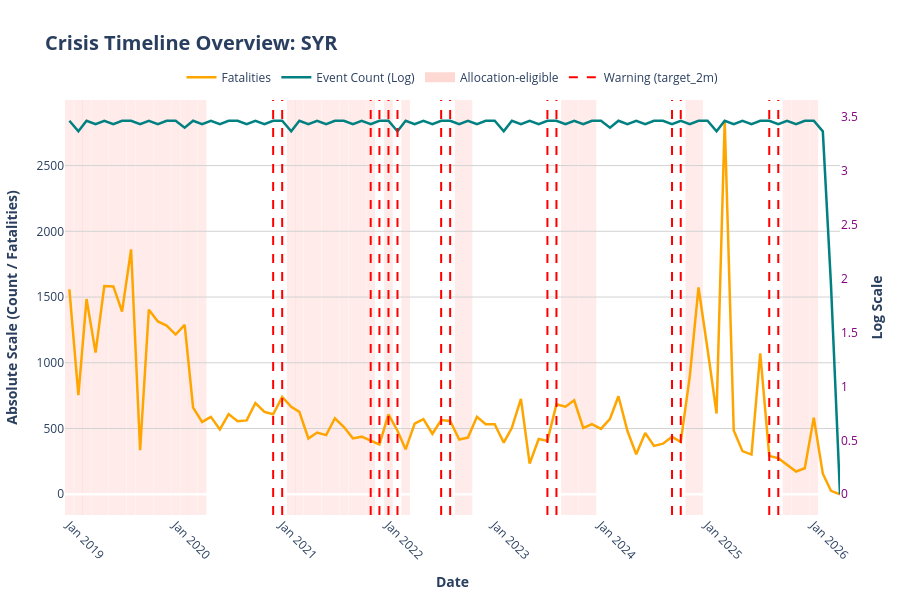

The cell this chart's notebook holds for it:
### Code cell
plot_full_crisis_timeline(
    df, 
    country_code="SYR",
    columns_to_plot=['fatalities', 'event_count']
)

### Figure 1 — Plotly figure (JSON) as saved in the notebook; plotly's stock layout.template omitted (floating-point values rounded to 4 significant figures)
{"data": [{"hovertemplate": "<b>Date:</b> %{x|%b %Y}<br><b>Fatalities:</b> %{y:,.0f}<extra></extra>", "line": {"color": "orange", "dash": "solid", "width": 2.5}, "mode": "lines", "name": "Fatalities", "type": "scatter", "x": ["2019-01-01T00:00:00.000000", "2019-02-01T00:00:00.000000", "2019-03-01T00:00:00.000000", "2019-04-01T00:00:00.000000", "2019-05-01T00:00:00.000000", "2019-06-01T00:00:00.000000", "2019-07-01T00:00:00.000000", "2019-08-01T00:00:00.000000", "2019-09-01T00:00:00.000000", "2019-10-01T00:00:00.000000", "2019-11-01T00:00:00.000000", "2019-12-01T00:00:00.000000", "2020-01-01T00:00:00.000000", "2020-02-01T00:00:00.000000", "2020-03-01T00:00:00.000000", "2020-04-01T00:00:00.000000", "2020-05-01T00:00:00.000000", "2020-06-01T00:00:00.000000", "2020-07-01T00:00:00.000000", "2020-08-01T00:00:00.000000", "2020-09-01T00:00:00.000000", "2020-10-01T00:00:00.000000", "2020-11-01T00:00:00.000000", "2020-12-01T00:00:00.000000", "2021-01-01T00:00:00.000000", "2021-02-01T00:00:00.000000", "2021-03-01T00:00:00.000000", "2021-04-01T00:00:00.000000", "2021-05-01T00:00:00.000000", "2021-06-01T00:00:00.000000", "2021-07-01T00:00:00.000000", "2021-08-01T00:00:00.000000", "2021-09-01T00:00:00.000000", "2021-10-01T00:00:00.000000", "2021-11-01T00:00:00.000000", "2021-12-01T00:00:00.000000", "2022-01-01T00:00:00.000000", "2022-02-01T00:00:00.000000", "2022-03-01T00:00:00.000000", "2022-04-01T00:00:00.000000", "2022-05-01T00:00:00.000000", "2022-06-01T00:00:00.000000", "2022-07-01T00:00:00.000000", "2022-08-01T00:00:00.000000", "2022-09-01T00:00:00.000000", "2022-10-01T00:00:00.000000", "2022-11-01T00:00:00.000000", "2022-12-01T00:00:00.000000", "2023-01-01T00:00:00.000000", "2023-02-01T00:00:00.000000", "2023-03-01T00:00:00.000000", "2023-04-01T00:00:00.000000", "2023-05-01T00:00:00.000000", "2023-06-01T00:00:00.000000", "2023-07-01T00:00:00.000000", "2023-08-01T00:00:00.000000", "2023-09-01T00:00:00.000000", "2023-10-01T00:00:00.000000", "2023-11-01T00:00:00.000000", "2023-12-01T00:00:00.000000", "2024-01-01T00:00:00.000000", "2024-02-01T00:00:00.000000", "2024-03-01T00:00:00.000000", "2024-04-01T00:00:00.000000", "2024-05-01T00:00:00.000000", "2024-06-01T00:00:00.000000", "2024-07-01T00:00:00.000000", "2024-08-01T00:00:00.000000", "2024-09-01T00:00:00.000000", "2024-10-01T00:00:00.000000", "2024-11-01T00:00:00.000000", "2024-12-01T00:00:00.000000", "2025-01-01T00:00:00.000000", "2025-02-01T00:00:00.000000", "2025-03-01T00:00:00.000000", "2025-04-01T00:00:00.000000", "2025-05-01T00:00:00.000000", "2025-06-01T00:00:00.000000", "2025-07-01T00:00:00.000000", "2025-08-01T00:00:00.000000", "2025-09-01T00:00:00.000000", "2025-10-01T00:00:00.000000", "2025-11-01T00:00:00.000000", "2025-12-01T00:00:00.000000", "2026-01-01T00:00:00.000000", "2026-02-01T00:00:00.000000", "2026-03-01T00:00:00.000000", "2026-04-01T00:00:00.000000"], "y": [1558.0, 754.0, 1485.0, 1077.0, 1584.0, 1581.0, 1390.0, 1863.0, 336.0, 1404.0, 1314.0, 1283.0, 1215.0, 1288.0, 659.0, 550.0, 589.0, 493.0, 610.0, 555.0, 562.0, 694.0, 626.0, 608.0, 740.0, 665.0, 627.0, 424.0, 469.0, 450.0, 578.0, 511.0, 425.0, 438.0, 408.0, 379.0, 608.0, 483.0, 342.0, 538.0, 572.0, 460.0, 565.0, 557.0, 416.0, 431.0, 589.0, 533.0, 533.0, 392.0, 506.0, 725.0, 233.0, 420.0, 406.0, 684.0, 666.0, 715.0, 504.0, 533.0, 497.0, 574.0, 745.0, 481.0, 304.0, 466.0, 368.0, 385.0, 437.0, 397.0, 897.0, 1573.0, 1105.0, 614.0, 2841.0, 485.0, 328.0, 302.0, 1072.0, 292.0, 274.0, 226.0, 173.0, 198.0, 583.0, 156.0, 26.0, 0.0], "yaxis": "y"}, {"customdata": [31.0, 28.0, 31.0, 30.0, 31.0, 30.0, 31.0, 31.0, 30.0, 31.0, 30.0, 31.0, 31.0, 29.0, 31.0, 30.0, 31.0, 30.0, 31.0, 31.0, 30.0, 31.0, 30.0, 31.0, 31.0, 28.0, 31.0, 30.0, 31.0, 30.0, 31.0, 31.0, 30.0, 31.0, 30.0, 31.0, 31.0, 28.0, 31.0, 30.0, 31.0, 30.0, 31.0, 31.0, 30.0, 31.0, 30.0, 31.0, 31.0, 28.0, 31.0, 30.0, 31.0, 30.0, 31.0, 31.0, 30.0, 31.0, 30.0, 31.0, 31.0, 29.0, 31.0, 30.0, 31.0, 30.0, 31.0, 31.0, 30.0, 31.0, 30.0, 31.0, 31.0, 28.0, 31.0, 30.0, 31.0, 30.0, 31.0, 31.0, 30.0, 31.0, 30.0, 31.0, 31.0, 28.0, 6.0, 0.0], "hovertemplate": "<b>Date:</b> %{x|%b %Y}<br><b>Event Count (Log) (Real):</b> %{customdata:,.0f}<br><b>Log(1+x):</b> %{y:.2f}<extra></extra>", "line": {"color": "teal", "dash": "solid", "width": 2.5}, "mode": "lines", "name": "Event Count (Log)", "type": "scatter", "x": ["2019-01-01T00:00:00.000000", "2019-02-01T00:00:00.000000", "2019-03-01T00:00:00.000000", "2019-04-01T00:00:00.000000", "2019-05-01T00:00:00.000000", "2019-06-01T00:00:00.000000", "2019-07-01T00:00:00.000000", "2019-08-01T00:00:00.000000", "2019-09-01T00:00:00.000000", "2019-10-01T00:00:00.000000", "2019-11-01T00:00:00.000000", "2019-12-01T00:00:00.000000", "2020-01-01T00:00:00.000000", "2020-02-01T00:00:00.000000", "2020-03-01T00:00:00.000000", "2020-04-01T00:00:00.000000", "2020-05-01T00:00:00.000000", "2020-06-01T00:00:00.000000", "2020-07-01T00:00:00.000000", "2020-08-01T00:00:00.000000", "2020-09-01T00:00:00.000000", "2020-10-01T00:00:00.000000", "2020-11-01T00:00:00.000000", "2020-12-01T00:00:00.000000", "2021-01-01T00:00:00.000000", "2021-02-01T00:00:00.000000", "2021-03-01T00:00:00.000000", "2021-04-01T00:00:00.000000", "2021-05-01T00:00:00.000000", "2021-06-01T00:00:00.000000", "2021-07-01T00:00:00.000000", "2021-08-01T00:00:00.000000", "2021-09-01T00:00:00.000000", "2021-10-01T00:00:00.000000", "2021-11-01T00:00:00.000000", "2021-12-01T00:00:00.000000", "2022-01-01T00:00:00.000000", "2022-02-01T00:00:00.000000", "2022-03-01T00:00:00.000000", "2022-04-01T00:00:00.000000", "2022-05-01T00:00:00.000000", "2022-06-01T00:00:00.000000", "2022-07-01T00:00:00.000000", "2022-08-01T00:00:00.000000", "2022-09-01T00:00:00.000000", "2022-10-01T00:00:00.000000", "2022-11-01T00:00:00.000000", "2022-12-01T00:00:00.000000", "2023-01-01T00:00:00.000000", "2023-02-01T00:00:00.000000", "2023-03-01T00:00:00.000000", "2023-04-01T00:00:00.000000", "2023-05-01T00:00:00.000000", "2023-06-01T00:00:00.000000", "2023-07-01T00:00:00.000000", "2023-08-01T00:00:00.000000", "2023-09-01T00:00:00.000000", "2023-10-01T00:00:00.000000", "2023-11-01T00:00:00.000000", "2023-12-01T00:00:00.000000", "2024-01-01T00:00:00.000000", "2024-02-01T00:00:00.000000", "2024-03-01T00:00:00.000000", "2024-04-01T00:00:00.000000", "2024-05-01T00:00:00.000000", "2024-06-01T00:00:00.000000", "2024-07-01T00:00:00.000000", "2024-08-01T00:00:00.000000", "2024-09-01T00:00:00.000000", "2024-10-01T00:00:00.000000", "2024-11-01T00:00:00.000000", "2024-12-01T00:00:00.000000", "2025-01-01T00:00:00.000000", "2025-02-01T00:00:00.000000", "2025-03-01T00:00:00.000000", "2025-04-01T00:00:00.000000", "2025-05-01T00:00:00.000000", "2025-06-01T00:00:00.000000", "2025-07-01T00:00:00.000000", "2025-08-01T00:00:00.000000", "2025-09-01T00:00:00.000000", "2025-10-01T00:00:00.000000", "2025-11-01T00:00:00.000000", "2025-12-01T00:00:00.000000", "2026-01-01T00:00:00.000000", "2026-02-01T00:00:00.000000", "2026-03-01T00:00:00.000000", "2026-04-01T00:00:00.000000"], "y": [3.466, 3.367, 3.466, 3.434, 3.466, 3.434, 3.466, 3.466, 3.434, 3.466, 3.434, 3.466, 3.466, 3.401, 3.466, 3.434, 3.466, 3.434, 3.466, 3.466, 3.434, 3.466, 3.434, 3.466, 3.466, 3.367, 3.466, 3.434, 3.466, 3.434, 3.466, 3.466, 3.434, 3.466, 3.434, 3.466, 3.466, 3.367, 3.466, 3.434, 3.466, 3.434, 3.466, 3.466, 3.434, 3.466, 3.434, 3.466, 3.466, 3.367, 3.466, 3.434, 3.466, 3.434, 3.466, 3.466, 3.434, 3.466, 3.434, 3.466, 3.466, 3.401, 3.466, 3.434, 3.466, 3.434, 3.466, 3.466, 3.434, 3.466, 3.434, 3.466, 3.466, 3.367, 3.466, 3.434, 3.466, 3.434, 3.466, 3.466, 3.434, 3.466, 3.434, 3.466, 3.466, 3.367, 1.946, 0.0], "yaxis": "y2"}, {"line": {"color": "salmon", "width": 10}, "mode": "lines", "name": "Allocation-eligible", "opacity": 0.3, "type": "scatter", "x": [null], "y": [null]}, {"line": {"color": "red", "dash": "dash", "width": 2}, "mode": "lines", "name": "Warning (target_2m)", "type": "scatter", "x": [null], "y": [null]}], "layout": {"height": 600, "hovermode": "closest", "legend": {"bgcolor": "rgba(255,255,255,0.8)", "orientation": "h", "x": 0.5, "xanchor": "center", "y": 1.02, "yanchor": "bottom"}, "margin": {"b": 60, "l": 60, "r": 60, "t": 100}, "plot_bgcolor": "white", "shapes": [{"fillcolor": "salmon", "layer": "below", "line": {"width": 0}, "opacity": 0.15, "type": "rect", "x0": "2018-12-17T00:00:00", "x1": "2019-01-16T00:00:00", "xref": "x", "y0": 0, "y1": 1, "yref": "y domain"}, {"fillcolor": "salmon", "layer": "below", "line": {"width": 0}, "opacity": 0.15, "type": "rect", "x0": "2019-01-17T00:00:00", "x1": "2019-02-16T00:00:00", "xref": "x", "y0": 0, "y1": 1, "yref": "y domain"}, {"fillcolor": "salmon", "layer": "below", "line": {"width": 0}, "opacity": 0.15, "type": "rect", "x0": "2019-02-14T00:00:00", "x1": "2019-03-16T00:00:00", "xref": "x", "y0": 0, "y1": 1, "yref": "y domain"}, {"fillcolor": "salmon", "layer": "below", "line": {"width": 0}, "opacity": 0.15, "type": "rect", "x0": "2019-03-17T00:00:00", "x1": "2019-04-16T00:00:00", "xref": "x", "y0": 0, "y1": 1, "yref": "y domain"}, {"fillcolor": "salmon", "layer": "below", "line": {"width": 0}, "opacity": 0.15, "type": "rect", "x0": "2019-04-16T00:00:00", "x1": "2019-05-16T00:00:00", "xref": "x", "y0": 0, "y1": 1, "yref": "y domain"}, {"fillcolor": "salmon", "layer": "below", "line": {"width": 0}, "opacity": 0.15, "type": "rect", "x0": "2019-05-17T00:00:00", "x1": "2019-06-16T00:00:00", "xref": "x", "y0": 0, "y1": 1, "yref": "y domain"}, {"fillcolor": "salmon", "layer": "below", "line": {"width": 0}, "opacity": 0.15, "type": "rect", "x0": "2019-06-16T00:00:00", "x1": "2019-07-16T00:00:00", "xref": "x", "y0": 0, "y1": 1, "yref": "y domain"}, {"fillcolor": "salmon", "layer": "below", "line": {"width": 0}, "opacity": 0.15, "type": "rect", "x0": "2019-07-17T00:00:00", "x1": "2019-08-16T00:00:00", "xref": "x", "y0": 0, "y1": 1, "yref": "y domain"}, {"fillcolor": "salmon", "layer": "below", "line": {"width": 0}, "opacity": 0.15, "type": "rect", "x0": "2019-08-17T00:00:00", "x1": "2019-09-16T00:00:00", "xref": "x", "y0": 0, "y1": 1, "yref": "y domain"}, {"fillcolor": "salmon", "layer": "below", "line": {"width": 0}, "opacity": 0.15, "type": "rect", "x0": "2019-09-16T00:00:00", "x1": "2019-10-16T00:00:00", "xref": "x", "y0": 0, "y1": 1, "yref": "y domain"}, {"fillcolor": "salmon", "layer": "below", "line": {"width": 0}, "opacity": 0.15, "type": "rect", "x0": "2019-10-17T00:00:00", "x1": "2019-11-16T00:00:00", "xref": "x", "y0": 0, "y1": 1, "yref": "y domain"}, {"fillcolor": "salmon", "layer": "below", "line": {"width": 0}, "opacity": 0.15, "type": "rect", "x0": "2019-11-16T00:00:00", "x1": "2019-12-16T00:00:00", "xref": "x", "y0": 0, "y1": 1, "yref": "y domain"}, {"fillcolor": "salmon", "layer": "below", "line": {"width": 0}, "opacity": 0.15, "type": "rect", "x0": "2019-12-17T00:00:00", "x1": "2020-01-16T00:00:00", "xref": "x", "y0": 0, "y1": 1, "yref": "y domain"}, {"fillcolor": "salmon", "layer": "below", "line": {"width": 0}, "opacity": 0.15, "type": "rect", "x0": "2020-01-17T00:00:00", "x1": "2020-02-16T00:00:00", "xref": "x", "y0": 0, "y1": 1, "yref": "y domain"}, {"fillcolor": "salmon", "layer": "below", "line": {"width": 0}, "opacity": 0.15, "type": "rect", "x0": "2020-02-15T00:00:00", "x1": "2020-03-16T00:00:00", "xref": "x", "y0": 0, "y1": 1, "yref": "y domain"}, {"fillcolor": "salmon", "layer": "below", "line": {"width": 0}, "opacity": 0.15, "type": "rect", "x0": "2020-03-17T00:00:00", "x1": "2020-04-16T00:00:00", "xref": "x", "y0": 0, "y1": 1, "yref": "y domain"}, {"fillcolor": "salmon", "layer": "below", "line": {"width": 0}, "opacity": 0.15, "type": "rect", "x0": "2021-01-17T00:00:00", "x1": "2021-02-16T00:00:00", "xref": "x", "y0": 0, "y1": 1, "yref": "y domain"}, {"fillcolor": "salmon", "layer": "below", "line": {"width": 0}, "opacity": 0.15, "type": "rect", "x0": "2021-02-14T00:00:00", "x1": "2021-03-16T00:00:00", "xref": "x", "y0": 0, "y1": 1, "yref": "y domain"}, {"fillcolor": "salmon", "layer": "below", "line": {"width": 0}, "opacity": 0.15, "type": "rect", "x0": "2021-03-17T00:00:00", "x1": "2021-04-16T00:00:00", "xref": "x", "y0": 0, "y1": 1, "yref": "y domain"}, {"fillcolor": "salmon", "layer": "below", "line": {"width": 0}, "opacity": 0.15, "type": "rect", "x0": "2021-04-16T00:00:00", "x1": "2021-05-16T00:00:00", "xref": "x", "y0": 0, "y1": 1, "yref": "y domain"}, {"fillcolor": "salmon", "layer": "below", "line": {"width": 0}, "opacity": 0.15, "type": "rect", "x0": "2021-05-17T00:00:00", "x1": "2021-06-16T00:00:00", "xref": "x", "y0": 0, "y1": 1, "yref": "y domain"}, {"fillcolor": "salmon", "layer": "below", "line": {"width": 0}, "opacity": 0.15, "type": "rect", "x0": "2021-06-16T00:00:00", "x1": "2021-07-16T00:00:00", "xref": "x", "y0": 0, "y1": 1, "yref": "y domain"}, {"fillcolor": "salmon", "layer": "below", "line": {"width": 0}, "opacity": 0.15, "type": "rect", "x0": "2021-07-17T00:00:00", "x1": "2021-08-16T00:00:00", "xref": "x", "y0": 0, "y1": 1, "yref": "y domain"}, {"fillcolor": "salmon", "layer": "below", "line": {"width": 0}, "opacity": 0.15, "type": "rect", "x0": "2021-08-17T00:00:00", "x1": "2021-09-16T00:00:00", "xref": "x", "y0": 0, "y1": 1, "yref": "y domain"}, {"fillcolor": "salmon", "layer": "below", "line": {"width": 0}, "opacity": 0.15, "type": "rect", "x0": "2021-09-16T00:00:00", "x1": "2021-10-16T00:00:00", "xref": "x", "y0": 0, "y1": 1, "yref": "y domain"}, {"fillcolor": "salmon", "layer": "below", "line": {"width": 0}, "opacity": 0.15, "type": "rect", "x0": "2021-10-17T00:00:00", "x1": "2021-11-16T00:00:00", "xref": "x", "y0": 0, "y1": 1, "yref": "y domain"}, {"fillcolor": "salmon", "layer": "below", "line": {"width": 0}, "opacity": 0.15, "type": "rect", "x0": "2021-12-17T00:00:00", "x1": "2022-01-16T00:00:00", "xref": "x", "y0": 0, "y1": 1, "yref": "y domain"}, {"fillcolor": "salmon", "layer": "below", "line": {"width": 0}, "opacity": 0.15, "type": "rect", "x0": "2022-02-14T00:00:00", "x1": "2022-03-16T00:00:00", "xref": "x", "y0": 0, "y1": 1, "yref": "y domain"}, {"fillcolor": "salmon", "layer": "below", "line": {"width": 0}, "opacity": 0.15, "type": "rect", "x0": "2022-08-17T00:00:00", "x1": "2022-09-16T00:00:00", "xref": "x", "y0": 0, "y1": 1, "yref": "y domain"}, {"fillcolor": "salmon", "layer": "below", "line": {"width": 0}, "opacity": 0.15, "type": "rect", "x0": "2022-09-16T00:00:00", "x1": "2022-10-16T00:00:00", "xref": "x", "y0": 0, "y1": 1, "yref": "y domain"}, {"fillcolor": "salmon", "layer": "below", "line": {"width": 0}, "opacity": 0.15, "type": "rect", "x0": "2023-08-17T00:00:00", "x1": "2023-09-16T00:00:00", "xref": "x", "y0": 0, "y1": 1, "yref": "y domain"}, {"fillcolor": "salmon", "layer": "below", "line": {"width": 0}, "opacity": 0.15, "type": "rect", "x0": "2023-09-16T00:00:00", "x1": "2023-10-16T00:00:00", "xref": "x", "y0": 0, "y1": 1, "yref": "y domain"}, {"fillcolor": "salmon", "layer": "below", "line": {"width": 0}, "opacity": 0.15, "type": "rect", "x0": "2023-10-17T00:00:00", "x1": "2023-11-16T00:00:00", "xref": "x", "y0": 0, "y1": 1, "yref": "y domain"}, {"fillcolor": "salmon", "layer": "below", "line": {"width": 0}, "opacity": 0.15, "type": "rect", "x0": "2023-11-16T00:00:00", "x1": "2023-12-16T00:00:00", "xref": "x", "y0": 0, "y1": 1, "yref": "y domain"}, {"fillcolor": "salmon", "layer": "below", "line": {"width": 0}, "opacity": 0.15, "type": "rect", "x0": "2024-10-17T00:00:00", "x1": "2024-11-16T00:00:00", "xref": "x", "y0": 0, "y1": 1, "yref": "y domain"}, {"fillcolor": "salmon", "layer": "below", "line": {"width": 0}, "opacity": 0.15, "type": "rect", "x0": "2024-11-16T00:00:00", "x1": "2024-12-16T00:00:00", "xref": "x", "y0": 0, "y1": 1, "yref": "y domain"}, {"fillcolor": "salmon", "layer": "below", "line": {"width": 0}, "opacity": 0.15, "type": "rect", "x0": "2025-09-16T00:00:00", "x1": "2025-10-16T00:00:00", "xref": "x", "y0": 0, "y1": 1, "yref": "y domain"}, {"fillcolor": "salmon", "layer": "below", "line": {"width": 0}, "opacity": 0.15, "type": "rect", "x0": "2025-10-17T00:00:00", "x1": "2025-11-16T00:00:00", "xref": "x", "y0": 0, "y1": 1, "yref": "y domain"}, {"fillcolor": "salmon", "layer": "below", "line": {"width": 0}, "opacity": 0.15, "type": "rect", "x0": "2025-11-16T00:00:00", "x1": "2025-12-16T00:00:00", "xref": "x", "y0": 0, "y1": 1, "yref": "y domain"}, {"fillcolor": "salmon", "layer": "below", "line": {"width": 0}, "opacity": 0.15, "type": "rect", "x0": "2025-12-17T00:00:00", "x1": "2026-01-16T00:00:00", "xref": "x", "y0": 0, "y1": 1, "yref": "y domain"}, {"line": {"color": "red", "dash": "dash", "width": 2}, "type": "line", "x0": "2020-12-01T00:00:00", "x1": "2020-12-01T00:00:00", "xref": "x", "y0": 0, "y1": 1, "yref": "paper"}, {"line": {"color": "red", "dash": "dash", "width": 2}, "type": "line", "x0": "2021-01-01T00:00:00", "x1": "2021-01-01T00:00:00", "xref": "x", "y0": 0, "y1": 1, "yref": "paper"}, {"line": {"color": "red", "dash": "dash", "width": 2}, "type": "line", "x0": "2021-11-01T00:00:00", "x1": "2021-11-01T00:00:00", "xref": "x", "y0": 0, "y1": 1, "yref": "paper"}, {"line": {"color": "red", "dash": "dash", "width": 2}, "type": "line", "x0": "2021-12-01T00:00:00", "x1": "2021-12-01T00:00:00", "xref": "x", "y0": 0, "y1": 1, "yref": "paper"}, {"line": {"color": "red", "dash": "dash", "width": 2}, "type": "line", "x0": "2022-01-01T00:00:00", "x1": "2022-01-01T00:00:00", "xref": "x", "y0": 0, "y1": 1, "yref": "paper"}, {"line": {"color": "red", "dash": "dash", "width": 2}, "type": "line", "x0": "2022-02-01T00:00:00", "x1": "2022-02-01T00:00:00", "xref": "x", "y0": 0, "y1": 1, "yref": "paper"}, {"line": {"color": "red", "dash": "dash", "width": 2}, "type": "line", "x0": "2022-07-01T00:00:00", "x1": "2022-07-01T00:00:00", "xref": "x", "y0": 0, "y1": 1, "yref": "paper"}, {"line": {"color": "red", "dash": "dash", "width": 2}, "type": "line", "x0": "2022-08-01T00:00:00", "x1": "2022-08-01T00:00:00", "xref": "x", "y0": 0, "y1": 1, "yref": "paper"}, {"line": {"color": "red", "dash": "dash", "width": 2}, "type": "line", "x0": "2023-07-01T00:00:00", "x1": "2023-07-01T00:00:00", "xref": "x", "y0": 0, "y1": 1, "yref": "paper"}, {"line": {"color": "red", "dash": "dash", "width": 2}, "type": "line", "x0": "2023-08-01T00:00:00", "x1": "2023-08-01T00:00:00", "xref": "x", "y0": 0, "y1": 1, "yref": "paper"}, {"line": {"color": "red", "dash": "dash", "width": 2}, "type": "line", "x0": "2024-09-01T00:00:00", "x1": "2024-09-01T00:00:00", "xref": "x", "y0": 0, "y1": 1, "yref": "paper"}, {"line": {"color": "red", "dash": "dash", "width": 2}, "type": "line", "x0": "2024-10-01T00:00:00", "x1": "2024-10-01T00:00:00", "xref": "x", "y0": 0, "y1": 1, "yref": "paper"}, {"line": {"color": "red", "dash": "dash", "width": 2}, "type": "line", "x0": "2025-08-01T00:00:00", "x1": "2025-08-01T00:00:00", "xref": "x", "y0": 0, "y1": 1, "yref": "paper"}, {"line": {"color": "red", "dash": "dash", "width": 2}, "type": "line", "x0": "2025-09-01T00:00:00", "x1": "2025-09-01T00:00:00", "xref": "x", "y0": 0, "y1": 1, "yref": "paper"}], "title": {"font": {"size": 20}, "text": "<b>Crisis Timeline Overview: SYR</b>", "x": 0.05}, "xaxis": {"domain": [0, 1], "showgrid": false, "tickangle": 45, "tickformat": "%b %Y", "title": {"text": "<b>Date</b>"}}, "yaxis": {"gridcolor": "lightgrey", "showgrid": true, "side": "left", "title": {"text": "<b>Absolute Scale (Count / Fatalities)</b>"}}, "yaxis2": {"anchor": "x", "overlaying": "y", "showgrid": false, "side": "right", "tickfont": {"color": "purple"}, "title": {"text": "<b>Log Scale</b>"}}}}
